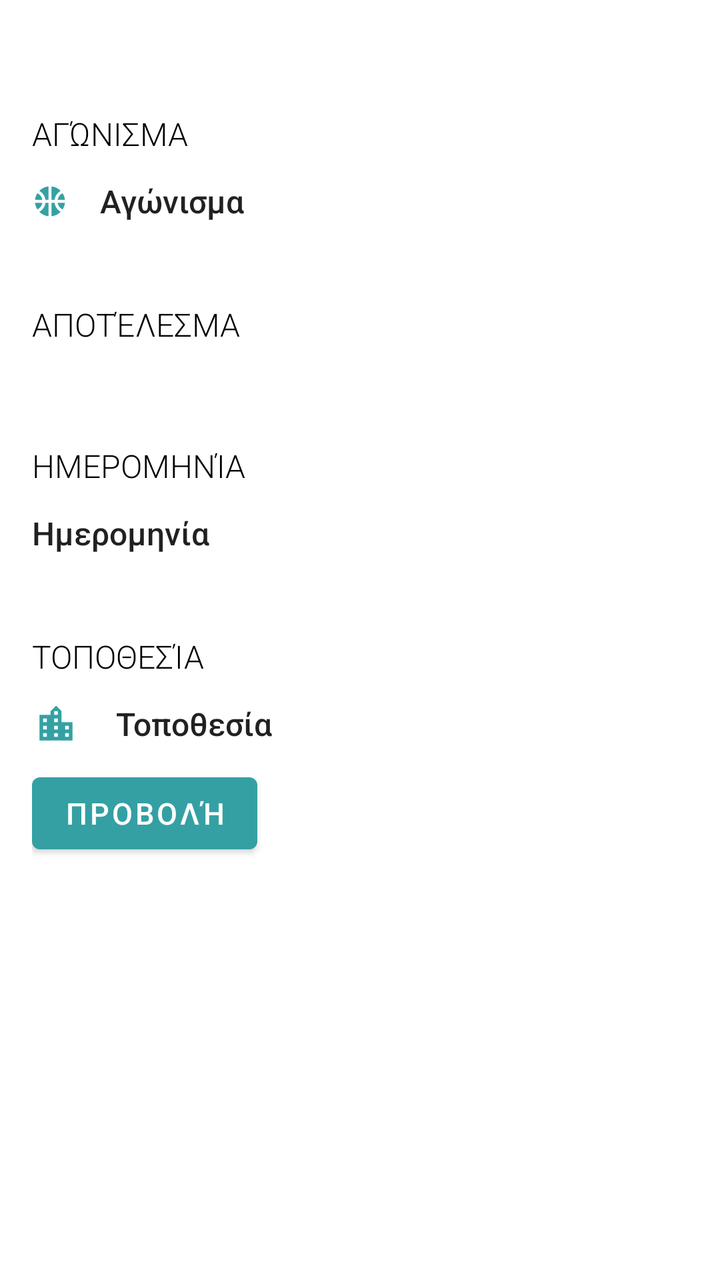
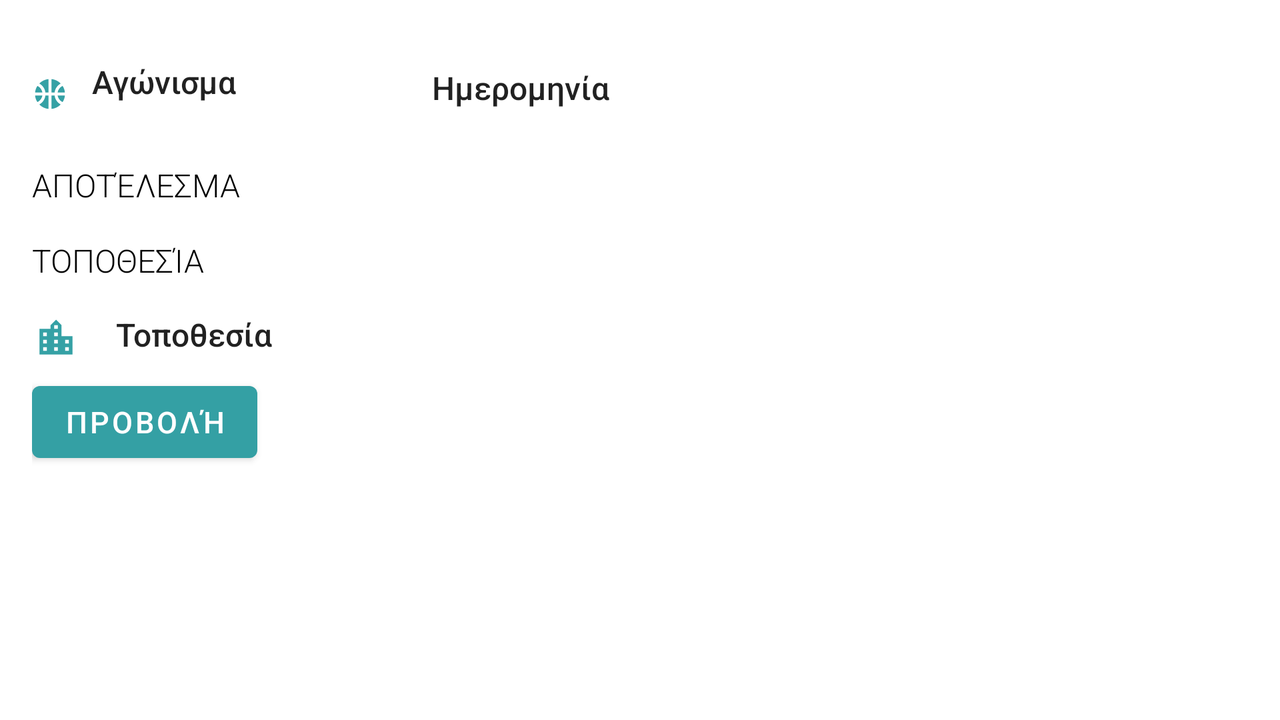

First picture: res/layout/ on a phone held upright. Second picture: the repository's own variant of that layout, on a device whose configuration matches the variant's folder. Source for both follows.
<!-- AndroidManifest.xml: application theme Theme.MyCoolSportsApp -->
<!-- res/layout/fragment_match_details.xml -->
<?xml version="1.0" encoding="utf-8"?>
<androidx.constraintlayout.widget.ConstraintLayout
    xmlns:android="http://schemas.android.com/apk/res/android"
    xmlns:app="http://schemas.android.com/apk/res-auto"
    xmlns:tools="http://schemas.android.com/tools"
    android:layout_width="match_parent"
    android:layout_height="match_parent"
    style="@style/wrapper"
    tools:context=".ui.match_details.ParticipantFragment"
    >

    <TextView
        android:id="@+id/tvMatchResultTitle"
        style="@style/matchDetails__title"
        android:layout_width="wrap_content"
        android:layout_height="wrap_content"
        android:text="@string/matchDetails__result"
        app:layout_constraintStart_toStartOf="parent"
        app:layout_constraintTop_toBottomOf="@+id/tvMatchSport" />

    <TextView
        android:id="@+id/tvmatchDetailsDateTitle"
        style="@style/matchDetails__title"
        android:layout_width="wrap_content"
        android:layout_height="wrap_content"
        android:text="@string/matchDetails__date"
        app:layout_constraintStart_toStartOf="parent"
        app:layout_constraintTop_toBottomOf="@+id/rvParticipant"
        tools:text="@string/matchDetails__date" />

    <ImageView
        android:id="@+id/ivMatchSport"
        android:layout_width="18dp"
        android:layout_height="18dp"
        android:contentDescription="@string/matchDetails__sport"
        app:layout_constraintBottom_toBottomOf="@+id/tvMatchSport"
        app:layout_constraintStart_toStartOf="parent"
        app:layout_constraintTop_toTopOf="@+id/tvMatchSport"
        app:srcCompat="@drawable/ic_baseline_sports_basketball_24_cyan" />

    <TextView
        android:id="@+id/tvMatchSportTitle"
        style="@style/matchDetails__title"
        android:layout_width="wrap_content"
        android:layout_height="wrap_content"
        android:text="@string/matchDetails__sport"
        app:layout_constraintStart_toStartOf="parent"
        app:layout_constraintTop_toTopOf="parent" />

    <androidx.recyclerview.widget.RecyclerView
        android:id="@+id/rvParticipant"
        android:layout_width="match_parent"
        android:layout_height="wrap_content"
        android:layout_marginTop="4dp"
        app:layoutManager="androidx.recyclerview.widget.LinearLayoutManager"
        app:layout_constraintStart_toStartOf="parent"
        app:layout_constraintTop_toBottomOf="@+id/tvMatchResultTitle" />

    <TextView
        style="@style/matchDetails__text"
        android:id="@+id/tvMatchSport"
        android:layout_width="wrap_content"
        android:layout_height="wrap_content"
        android:layout_marginStart="16dp"
        android:layout_marginLeft="16dp"
        android:text="@string/matchDetails__sport"
        app:layout_constraintStart_toEndOf="@+id/ivMatchSport"
        app:layout_constraintTop_toBottomOf="@+id/tvMatchSportTitle" />

    <TextView
        android:id="@+id/tvMatchDetailsPlaceTitle"
        style="@style/matchDetails__title"
        android:layout_width="wrap_content"
        android:layout_height="wrap_content"
        android:text="@string/matchDetails__place"
        app:layout_constraintStart_toStartOf="parent"
        app:layout_constraintTop_toBottomOf="@+id/tvMatchDetailsDate"
        tools:text="@string/matchDetails__place" />

    <ImageView
        android:id="@+id/ivMatchDetailsPlaceIcon"
        android:layout_width="24dp"
        android:layout_height="22dp"
        android:contentDescription="@string/matchDetails__date"
        app:layout_constraintBottom_toBottomOf="@+id/tvMatchDetailsPlace"
        app:layout_constraintStart_toStartOf="parent"
        app:layout_constraintTop_toTopOf="@+id/tvMatchDetailsPlace"
        app:srcCompat="@drawable/ic_baseline_location_city_24_cyan" />

    <TextView
        android:id="@+id/tvMatchDetailsPlace"
        style="@style/matchDetails__text"
        android:layout_width="wrap_content"
        android:layout_height="wrap_content"
        android:layout_marginStart="18dp"
        android:layout_marginLeft="18dp"
        android:text="@string/matchDetails__place"
        app:layout_constraintStart_toEndOf="@+id/ivMatchDetailsPlaceIcon"
        app:layout_constraintTop_toBottomOf="@+id/tvMatchDetailsPlaceTitle"
        tools:text="@string/matchDetails__place" />

    <Button
        android:id="@+id/btnMatchDetailsPlaceButton"
        android:layout_width="wrap_content"
        android:layout_height="wrap_content"
        android:layout_marginTop="10dp"
        android:drawableLeft="@drawable/ic_baseline_location_on_24"
        android:text="@string/matchDetails__show"
        android:textSize="15sp"
        app:layout_constraintStart_toStartOf="parent"
        app:layout_constraintTop_toBottomOf="@+id/tvMatchDetailsPlace" />

    <TextView
        style="@style/matchDetails__text"
        android:id="@+id/tvMatchDetailsDate"
        android:layout_width="wrap_content"
        android:layout_height="wrap_content"
        android:text="@string/matchDetails__date"
        app:layout_constraintStart_toStartOf="parent"
        app:layout_constraintTop_toBottomOf="@+id/tvmatchDetailsDateTitle" />

</androidx.constraintlayout.widget.ConstraintLayout>
<!-- resources referenced by this layout -->
<resources>
  <!-- drawable ic_baseline_location_city_24_cyan (drawable) -->
  <vector android:height="24dp" android:tint="#35A1A5"
      android:viewportHeight="24" android:viewportWidth="24"
      android:width="24dp" xmlns:android="http://schemas.android.com/apk/res/android">
      <path android:fillColor="@android:color/white" android:pathData="M15,11L15,5l-3,-3 -3,3v2L3,7v14h18L21,11h-6zM7,19L5,19v-2h2v2zM7,15L5,15v-2h2v2zM7,11L5,11L5,9h2v2zM13,19h-2v-2h2v2zM13,15h-2v-2h2v2zM13,11h-2L11,9h2v2zM13,7h-2L11,5h2v2zM19,19h-2v-2h2v2zM19,15h-2v-2h2v2z"/>
  </vector>
  <string name="matchDetails__date">Ημερομηνία</string>
  <string name="matchDetails__place">Τοποθεσία</string>
  <string name="matchDetails__result">Αποτέλεσμα</string>
  <string name="matchDetails__show">Προβολή</string>
  <string name="matchDetails__sport">Αγώνισμα</string>
  <style name="matchDetails__text" parent="TextAppearance.AppCompat">
          <item name="android:fontFamily">sans-serif-medium</item>
          <item name="android:textSize">16dp</item>
          <item name="android:textStyle">normal</item>
          <item name="android:layout_marginTop">7dp</item>
      </style>
  <style name="matchDetails__title" parent="TextAppearance.AppCompat">
          <item name="android:fontFamily">sans-serif-light</item>
          <item name="android:textSize">16dp</item>
          <item name="android:textColor">@color/black</item>
          <item name="android:textStyle">normal</item>
          <item name="android:textAllCaps">true</item>
          <item name="android:paddingBottom">5dp</item>
          <item name="android:layout_marginTop">40dp</item>
      </style>
  <style name="wrapper" parent="TextAppearance.AppCompat">
          <item name="android:padding">16dp</item>
      </style>
  <style name="Theme.MyCoolSportsApp" parent="Theme.MaterialComponents.DayNight.DarkActionBar">
          
          <item name="colorPrimary">@color/cyan_200</item>
          <item name="colorPrimaryVariant">@color/cyan_700</item>
          <item name="colorOnPrimary">@color/white</item>
          
          <item name="colorSecondary">@color/teal_200</item>
          <item name="colorSecondaryVariant">@color/teal_700</item>
          <item name="colorOnSecondary">@color/black</item>
          
          <item name="android:statusBarColor" tools:targetApi="l">?attr/colorPrimaryVariant</item>
          
      </style>
  <color name="black">#FF000000</color>
  <color name="cyan_200">#34A0A4</color>
  <color name="cyan_700">#466F70</color>
  <color name="white">#FFFFFFFF</color>
  <color name="teal_200">#FF03DAC5</color>
  <color name="teal_700">#FF018786</color>
</resources>
<!-- res/layout-land/fragment_match_details.xml (the repository's variant of the layout above) -->
<!-- drawn on the phone turned sideways -->
<?xml version="1.0" encoding="utf-8"?>
<androidx.constraintlayout.widget.ConstraintLayout xmlns:android="http://schemas.android.com/apk/res/android"
    xmlns:app="http://schemas.android.com/apk/res-auto"
    xmlns:tools="http://schemas.android.com/tools"
    android:id="@+id/fragment_match_details"
    style="@style/wrapper"
    android:layout_width="match_parent"
    android:layout_height="match_parent"
    tools:context=".ui.match_details.ParticipantFragment">

    <ScrollView
        android:layout_width="match_parent"
        android:layout_height="match_parent"
        tools:layout_editor_absoluteX="109dp"
        tools:layout_editor_absoluteY="46dp">

        <androidx.constraintlayout.widget.ConstraintLayout
            android:layout_width="match_parent"
            android:layout_height="wrap_content">

            <androidx.recyclerview.widget.RecyclerView
                android:id="@+id/rvParticipant"
                android:layout_width="match_parent"
                android:layout_height="wrap_content"
                android:layout_marginTop="6dp"
                app:layoutManager="androidx.recyclerview.widget.LinearLayoutManager"
                app:layout_constraintStart_toStartOf="parent"
                app:layout_constraintTop_toBottomOf="@+id/tvMatchResultTitle" />

            <TextView
                android:id="@+id/tvMatchSportTitle"
                style="@style/matchDetails__title"
                android:layout_width="wrap_content"
                android:layout_height="wrap_content"
                android:layout_marginTop="-20dp"
                android:text="@string/matchDetails__sport"
                app:layout_constraintStart_toStartOf="parent"
                app:layout_constraintTop_toTopOf="parent" />

            <TextView
                android:id="@+id/tvMatchResultTitle"
                style="@style/matchDetails__title"
                android:layout_width="wrap_content"
                android:layout_height="wrap_content"
                android:layout_marginTop="30dp"
                android:text="@string/matchDetails__result"
                app:layout_constraintStart_toStartOf="parent"
                app:layout_constraintTop_toBottomOf="@+id/tvMatchSport" />

            <TextView
                android:id="@+id/tvMatchSport"
                style="@style/matchDetails__text"
                android:layout_width="wrap_content"
                android:layout_height="wrap_content"
                android:layout_marginStart="30dp"
                android:layout_marginLeft="30dp"
                android:text="@string/matchDetails__sport"
                app:layout_constraintStart_toStartOf="parent"
                app:layout_constraintTop_toBottomOf="@+id/tvMatchSportTitle" />

            <ImageView
                android:id="@+id/ivMatchSport"
                android:layout_width="18dp"
                android:layout_height="18dp"
                android:layout_marginTop="15dp"
                android:contentDescription="@string/matchDetails__sport"
                app:layout_constraintStart_toStartOf="parent"
                app:layout_constraintTop_toBottomOf="@+id/tvMatchSportTitle"
                app:srcCompat="@drawable/ic_baseline_sports_basketball_24_cyan" />

            <TextView
                android:id="@+id/tvMatchDetailsPlace"
                style="@style/matchDetails__text"
                android:layout_width="wrap_content"
                android:layout_height="wrap_content"
                android:layout_marginStart="18dp"
                android:layout_marginLeft="18dp"
                android:layout_marginTop="37dp"
                android:text="@string/matchDetails__place"
                app:layout_constraintStart_toEndOf="@+id/ivMatchDetailsPlaceIcon"
                app:layout_constraintTop_toTopOf="@+id/tvMatchDetailsPlaceTitle"
                tools:text="@string/matchDetails__place" />

            <TextView
                android:id="@+id/tvMatchDetailsPlaceTitle"
                style="@style/matchDetails__title"
                android:layout_width="wrap_content"
                android:layout_height="wrap_content"
                android:layout_marginTop="5dp"
                android:text="@string/matchDetails__place"
                app:layout_constraintStart_toStartOf="parent"
                app:layout_constraintTop_toBottomOf="@+id/rvParticipant"
                tools:text="@string/matchDetails__place" />

            <Button
                android:id="@+id/btnMatchDetailsPlaceButton"
                android:layout_width="wrap_content"
                android:layout_height="wrap_content"
                android:layout_marginTop="9dp"
                android:drawableLeft="@drawable/ic_baseline_location_on_24"
                android:text="@string/matchDetails__show"
                android:textSize="15sp"
                app:layout_constraintStart_toStartOf="parent"
                app:layout_constraintTop_toBottomOf="@+id/tvMatchDetailsPlace" />

            <ImageView
                android:id="@+id/ivMatchDetailsPlaceIcon"
                android:layout_width="24dp"
                android:layout_height="22dp"
                android:layout_marginTop="12dp"
                android:contentDescription="@string/matchDetails__date"
                app:layout_constraintStart_toStartOf="parent"
                app:layout_constraintTop_toBottomOf="@+id/tvMatchDetailsPlaceTitle"
                app:srcCompat="@drawable/ic_baseline_location_city_24_cyan" />

            <TextView
                android:id="@+id/tvmatchDetailsDateTitle"
                style="@style/matchDetails__title"
                android:layout_width="wrap_content"
                android:layout_height="wrap_content"
                android:layout_marginStart="200dp"
                android:layout_marginLeft="200dp"
                android:layout_marginTop="-20dp"
                android:text="@string/matchDetails__date"
                app:layout_constraintStart_toStartOf="parent"
                app:layout_constraintTop_toTopOf="parent"
                tools:text="@string/matchDetails__date" />

            <TextView
                android:id="@+id/tvMatchDetailsDate"
                style="@style/matchDetails__text"
                android:layout_width="wrap_content"
                android:layout_height="wrap_content"
                android:layout_marginStart="200dp"
                android:layout_marginLeft="200dp"
                android:layout_marginTop="10dp"
                android:text="@string/matchDetails__date"
                app:layout_constraintStart_toStartOf="parent"
                app:layout_constraintTop_toBottomOf="@+id/tvmatchDetailsDateTitle" />

        </androidx.constraintlayout.widget.ConstraintLayout>
    </ScrollView>

</androidx.constraintlayout.widget.ConstraintLayout>
